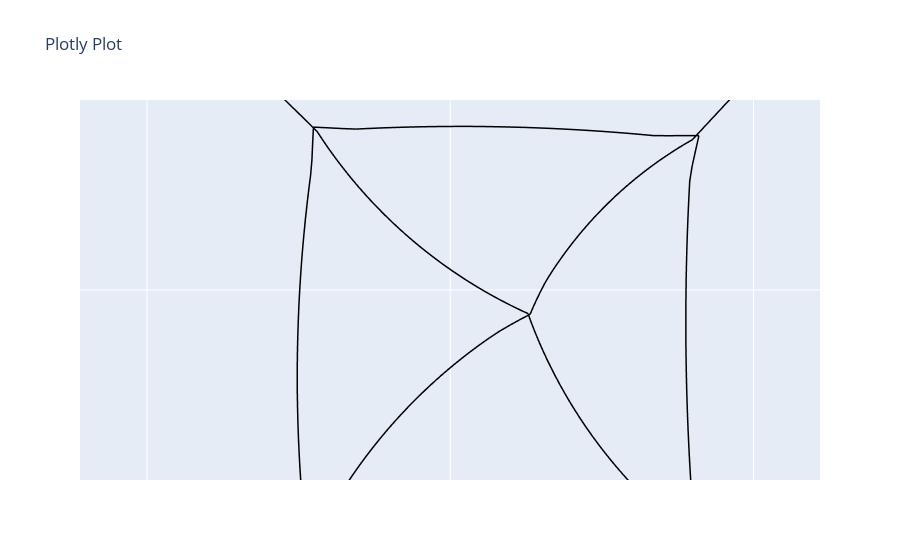

The cell this chart's notebook holds for it:
### Markdown cell above
Generate a Specimen

### Code cell
reference_point = [0,0,0] 
l0, l_scalar = net.materialize_nonlinear(A, stress_data, strain_data, interpolation_kind = 'cubic')
net.initialize_shape_optimizer(function_type = 'standard',  method = 'Gauss-Seidel',options ={"maxiter": 1000, "damping": .01, "correction_scalar": 1., "tol": 1e-6})
net.optimize_vertices()
net.scale_vertices(reference_point, net.l_scalar, account_for_leafs = True) # If you don't provide a scalar, it will use network.l_scalar automatically
R, th = net.arc_param()
xyz = net.arc_points(n = n_points)
net.auto_flip_curves(n = n_points)        # Automatically flip the curvature of the edges. Directions will become 1, -1, 1, -1, ...
net.flip_curves(n = n_points)                   # Flip all the edges.
net.flip_curves([2, 5, 8], n = n_points)
net.jump_at_intersection(intersection_width = printing_params['d_nozzle']*1.5, intersection_height = printing_params['layer_height'], interpolation_function=None) 
net.net_plot(plot_type = 'arcs')
net.all_loop_to_path(start_loop_bools, end_loop_bools, L_loop, alpha_loop, n_points)
net.add_running_start(running_start_bools, running_end_bools, L_running, n_points)
file_name = model_name + f'_0'

g_code = replace_brackets(start_gcode, temperature_settings)
g_code += make_purge_line(printing_params, gen, point0, point1, comment='Purge line', ef_extra=2.5)
g_code += make_purge_line(printing_params, gen, point2, point3, comment='Purge line', ef_extra=1.05)
g_code += add_net_to_gcode(printing_params, gen, net)

g_code += end_gcode
with open(os.path.join('DATA', 'generated_gcodes', file_name + '.gcode'), "w") as g_code_file:
    g_code_file.write(g_code)

### Figure 1 — Plotly figure (JSON) as saved in the notebook; plotly's stock layout.template omitted (floating-point values rounded to 4 significant figures; data arrays with more than 128 entries replaced by an {"elided": "..."} marker saying what was removed)
{"data": [{"line": {"color": "black", "width": 3}, "mode": "lines", "type": "scatter3d", "x": {"elided": "372 float values"}, "y": {"elided": "372 float values"}, "z": {"elided": "372 float values"}}], "layout": {"scene": {"aspectmode": "data", "camera": {"center": {"x": 0, "y": 0, "z": 0}, "eye": {"x": 0, "y": 0, "z": 1.016}, "up": {"x": 0, "y": 1, "z": 0}}}, "title": {"text": "Plotly Plot"}}}
